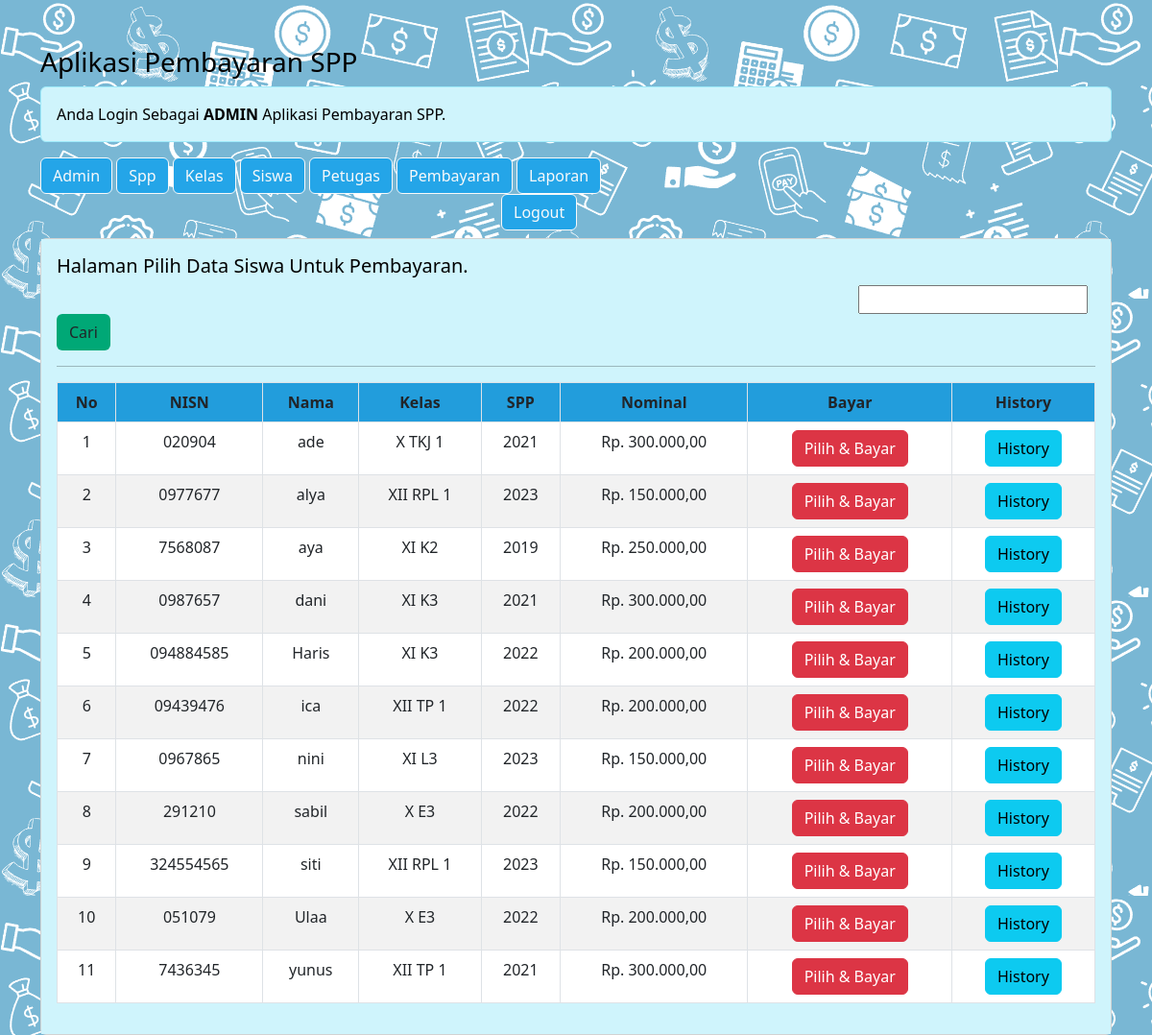
Page /pembayaran_spp_ukk/admin/admin.php?url=pembayaran (signed in) on the committed database.
### tables this page shows
CREATE TABLE `siswa` (
  `nisn` char(10) NOT NULL,
  `nis` char(8) NOT NULL,
  `password` text NOT NULL,
  `nama` varchar(35) NOT NULL,
  `id_kelas` int(11) NOT NULL,
  `alamat` text NOT NULL,
  `no_telp` varchar(13) NOT NULL,
  `id_spp` int(11) NOT NULL
);

CREATE TABLE `kelas` (
  `id_kelas` int(11) NOT NULL,
  `nama_kelas` varchar(10) NOT NULL,
  `kompetensi_keahlian` varchar(50) NOT NULL
);

CREATE TABLE `spp` (
  `id_spp` int(11) NOT NULL,
  `tahun` int(11) NOT NULL,
  `nominal` int(11) NOT NULL
);

### pembayaran_spp_ukk/admin/pembayaran.php (the view, shortened to what this page needs)
<h5>Halaman Pilih Data Siswa Untuk Pembayaran.</h5>
<form action="" method="POST">
	<div class="form-group" >
	<input type="text" style="margin-left: 835px;" name="keyword" size="20">
	<button class="btn btn-outline" style= "background-color: #00A876;" type="submit" name="cari">Cari</button>
</form>
<br><hr>
<table class="table table-striped table-bordered" style="background-color: #FFFFFF;">
	<tr class="fw-bold" align="center" style="background-color: #24A5E8;">
		<td>No</td>
		<td>NISN</td>
		<td>Nama</td>
		<td>Kelas</td>
		<td>SPP</td>
		<td>Nominal</td>
		<td>Bayar</td>
		<td>History</td>
	</tr>
	<?php
	include '../koneksi.php';
	if (isset($_POST['cari'])) {
		$keyword = $_POST['keyword'];
		$q ="SELECT * FROM siswa INNER JOIN spp ON siswa.id_spp=spp.id_spp INNER JOIN kelas ON siswa.id_kelas=kelas.id_kelas WHERE nama like '%$keyword%' order by nama ASC";
	} else {
		$q ="SELECT * FROM siswa INNER JOIN spp ON siswa.id_spp=spp.id_spp INNER JOIN kelas ON siswa.id_kelas=kelas.id_kelas ORDER BY nama ASC";
	}
	$no = 1;
	$query = mysqli_query($koneksi, $q);
	foreach($query as $data){
		?>
		<tr>
			<td align="center"><?= $no++; ?></td>
			<td align="center"><?= $data['nisn'] ?></td>
			<td align="center"><?= $data['nama'] ?></td>
			<td align="center"><?= $data['nama_kelas'] ?></td>
			<td align="center"><?= $data['tahun'] ?></td>
			<td align="center">Rp. <?= number_format($data['nominal'],2,',','.'); ?></td>
			<td align="center">
				<a href="?url=tambah-pembayaran&nisn=<?= $data['nisn'] ?>" class="btn btn-danger"> Pilih & Bayar </a>
			</td>
			<td align="center">
				<a href="?url=history-pembayaran&nisn=<?= $data['nisn'] ?>" class='btn btn-info'>History</a>
			</td>
		</tr>
	<?php } ?>
</table>

### rows in the picture
siswa: nisn "020904", nama "ade", id_kelas.nama_kelas "X TKJ 1", id_spp.tahun "2021", id_spp.nominal "300.000,00"
siswa: nisn "0977677", nama "alya", id_kelas.nama_kelas "XII RPL 1", id_spp.tahun "2023", id_spp.nominal "150.000,00"
siswa: nisn "7568087", nama "aya", id_kelas.nama_kelas "XI K2", id_spp.tahun "2019", id_spp.nominal "250.000,00"
siswa: nisn "0987657", nama "dani", id_kelas.nama_kelas "XI K3", id_spp.tahun "2021", id_spp.nominal "300.000,00"
siswa: nisn "094884585", nama "Haris", id_kelas.nama_kelas "XI K3", id_spp.tahun "2022", id_spp.nominal "200.000,00"
siswa: nisn "09439476", nama "ica", id_kelas.nama_kelas "XII TP 1", id_spp.tahun "2022", id_spp.nominal "200.000,00"
siswa: nisn "0967865", nama "nini", id_kelas.nama_kelas "XI L3", id_spp.tahun "2023", id_spp.nominal "150.000,00"
siswa: nisn "291210", nama "sabil", id_kelas.nama_kelas "X E3", id_spp.tahun "2022", id_spp.nominal "200.000,00"
siswa: nisn "324554565", nama "siti", id_kelas.nama_kelas "XII RPL 1", id_spp.tahun "2023", id_spp.nominal "150.000,00"
siswa: nisn "051079", nama "Ulaa", id_kelas.nama_kelas "X E3", id_spp.tahun "2022", id_spp.nominal "200.000,00"
siswa: nisn "7436345", nama "yunus", id_kelas.nama_kelas "XII TP 1", id_spp.tahun "2021", id_spp.nominal "300.000,00"
